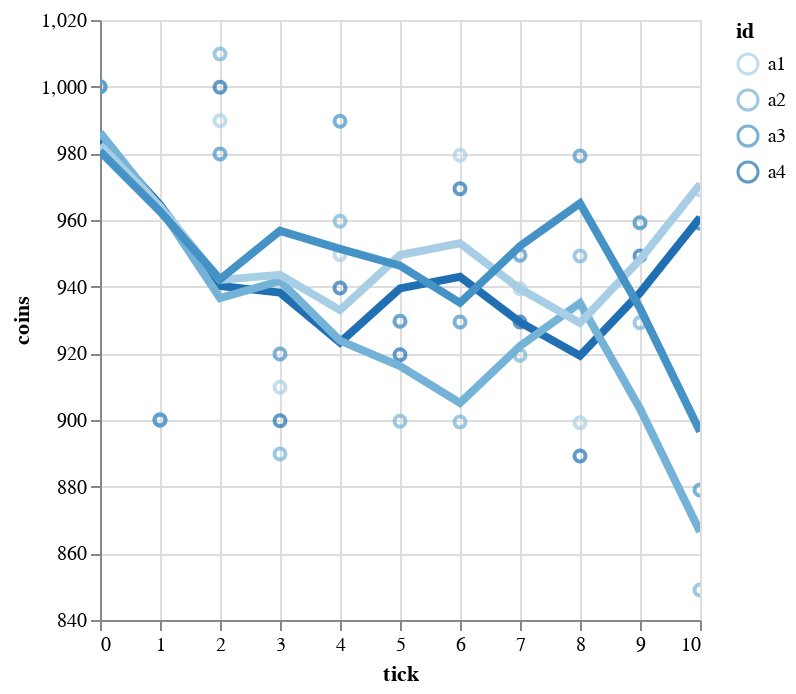

Notebook code cell kept with this figure:
### Code cell
def plot_agents(agents: pl.DataFrame):
    base = alt.Chart(agents).encode(
        x='tick:Q',
        y=alt.Y('coins:Q').scale(zero=False),
        color='id:O',
    )
    lines = base.transform_loess('tick', 'coins', bandwidth=.5, groupby=['id']).mark_line(size=4)
    return (base.mark_point() + lines).interactive() 
  
plot_agents(agents)

### Figure 1 — Vega-Lite specification as saved in the notebook (floating-point values rounded to 4 significant figures)
{"config": {"view": {"continuousWidth": 300, "continuousHeight": 300}}, "layer": [{"mark": {"type": "point"}, "encoding": {"color": {"field": "id", "type": "ordinal"}, "x": {"field": "tick", "type": "quantitative"}, "y": {"field": "coins", "scale": {"zero": false}, "type": "quantitative"}}, "name": "view_7"}, {"mark": {"type": "line", "size": 4}, "encoding": {"color": {"field": "id", "type": "ordinal"}, "x": {"field": "tick", "type": "quantitative"}, "y": {"field": "coins", "scale": {"zero": false}, "type": "quantitative"}}, "transform": [{"loess": "coins", "on": "tick", "bandwidth": 0.5, "groupby": ["id"]}]}], "data": {"name": "data-d73c1e7d6e18cf93ad2a6cd28c31ac9c"}, "params": [{"name": "param_11", "select": {"type": "interval", "encodings": ["x", "y"]}, "bind": "scales", "views": ["view_7"]}], "$schema": "https://vega.github.io/schema/vega-lite/v5.8.0.json", "datasets": {"data-d73c1e7d6e18cf93ad2a6cd28c31ac9c": [{"behavior": "Greedy", "cargo": null, "coins": 1000.0, "id": "a4", "pos": "Venice", "tick": 0}, {"behavior": "Greedy", "cargo": null, "coins": 1000.0, "id": "a2", "pos": "Rome", "tick": 0}, {"behavior": "Greedy", "cargo": null, "coins": 1000.0, "id": "a1", "pos": "Genoa", "tick": 0}, {"behavior": "Greedy", "cargo": null, "coins": 1000.0, "id": "a3", "pos": "Milan", "tick": 0}, {"behavior": "Greedy", "cargo": "Wheat", "coins": 900.0, "id": "a4", "pos": "Rome", "tick": 1}, {"behavior": "Greedy", "cargo": "Wheat", "coins": 900.0, "id": "a2", "pos": "Venice", "tick": 1}, {"behavior": "Greedy", "cargo": "Wheat", "coins": 900.0, "id": "a1", "pos": "Milan", "tick": 1}, {"behavior": "Greedy", "cargo": "Wheat", "coins": 900.0, "id": "a3", "pos": "Genoa", "tick": 1}, {"behavior": "Greedy", "cargo": null, "coins": 999.8, "id": "a4", "pos": "Rome", "tick": 2}, {"behavior": "Greedy", "cargo": null, "coins": 1010.0, "id": "a2", "pos": "Venice", "tick": 2}, {"behavior": "Greedy", "cargo": null, "coins": 989.8, "id": "a1", "pos": "Milan", "tick": 2}, {"behavior": "Greedy", "cargo": null, "coins": 979.8, "id": "a3", "pos": "Genoa", "tick": 2}, {"behavior": "Greedy", "cargo": "Wheat", "coins": 899.8, "id": "a4", "pos": "Genoa", "tick": 3}, {"behavior": "Greedy", "cargo": "Wheat", "coins": 889.8, "id": "a2", "pos": "Milan", "tick": 3}, {"behavior": "Greedy", "cargo": "Wheat", "coins": 909.8, "id": "a1", "pos": "Genoa", "tick": 3}, {"behavior": "Greedy", "cargo": "Wheat", "coins": 919.8, "id": "a3", "pos": "Milan", "tick": 3}, {"behavior": "Greedy", "cargo": null, "coins": 939.6, "id": "a4", "pos": "Genoa", "tick": 4}, {"behavior": "Greedy", "cargo": null, "coins": 959.6, "id": "a2", "pos": "Milan", "tick": 4}, {"behavior": "Greedy", "cargo": null, "coins": 949.6, "id": "a1", "pos": "Genoa", "tick": 4}, {"behavior": "Greedy", "cargo": null, "coins": 989.6, "id": "a3", "pos": "Milan", "tick": 4}, {"behavior": "Greedy", "cargo": "Wheat", "coins": 919.6, "id": "a4", "pos": "Milan", "tick": 5}, {"behavior": "Greedy", "cargo": "Wheat", "coins": 899.6, "id": "a2", "pos": "Genoa", "tick": 5}, {"behavior": "Greedy", "cargo": "Wheat", "coins": 929.6, "id": "a1", "pos": "Milan", "tick": 5}, {"behavior": "Greedy", "cargo": "Wheat", "coins": 929.6, "id": "a3", "pos": "Genoa", "tick": 5}, {"behavior": "Greedy", "cargo": null, "coins": 969.4, "id": "a4", "pos": "Milan", "tick": 6}, {"behavior": "Greedy", "cargo": null, "coins": 899.4, "id": "a2", "pos": "Genoa", "tick": 6}, {"behavior": "Greedy", "cargo": null, "coins": 979.4, "id": "a1", "pos": "Milan", "tick": 6}, {"behavior": "Greedy", "cargo": null, "coins": 929.4, "id": "a3", "pos": "Genoa", "tick": 6}, {"behavior": "Greedy", "cargo": "Wheat", "coins": 929.4, "id": "a4", "pos": "Genoa", "tick": 7}, {"behavior": "Greedy", "cargo": "Wheat", "coins": 919.4, "id": "a2", "pos": "Milan", "tick": 7}, {"behavior": "Greedy", "cargo": "Wheat", "coins": 939.4, "id": "a1", "pos": "Genoa", "tick": 7}, {"behavior": "Greedy", "cargo": "Wheat", "coins": 949.4, "id": "a3", "pos": "Milan", "tick": 7}, {"behavior": "Greedy", "cargo": null, "coins": 889.2, "id": "a4", "pos": "Genoa", "tick": 8}, {"behavior": "Greedy", "cargo": null, "coins": 949.2, "id": "a2", "pos": "Milan", "tick": 8}, {"behavior": "Greedy", "cargo": null, "coins": 899.2, "id": "a1", "pos": "Genoa", "tick": 8}, {"behavior": "Greedy", "cargo": null, "coins": 979.2, "id": "a3", "pos": "Milan", "tick": 8}, {"behavior": "Greedy", "cargo": "Wheat", "coins": 949.2, "id": "a4", "pos": "Milan", "tick": 9}, {"behavior": "Greedy", "cargo": "Wheat", "coins": 929.2, "id": "a2", "pos": "Genoa", "tick": 9}, {"behavior": "Greedy", "cargo": "Wheat", "coins": 959.2, "id": "a1", "pos": "Milan", "tick": 9}, {"behavior": "Greedy", "cargo": "Wheat", "coins": 959.2, "id": "a3", "pos": "Genoa", "tick": 9}, {"behavior": "Greedy", "cargo": null, "coins": 959.0, "id": "a4", "pos": "Milan", "tick": 10}, {"behavior": "Greedy", "cargo": null, "coins": 849.0, "id": "a2", "pos": "Genoa", "tick": 10}, {"behavior": "Greedy", "cargo": null, "coins": 969.0, "id": "a1", "pos": "Milan", "tick": 10}, {"behavior": "Greedy", "cargo": null, "coins": 879.0, "id": "a3", "pos": "Genoa", "tick": 10}]}}
